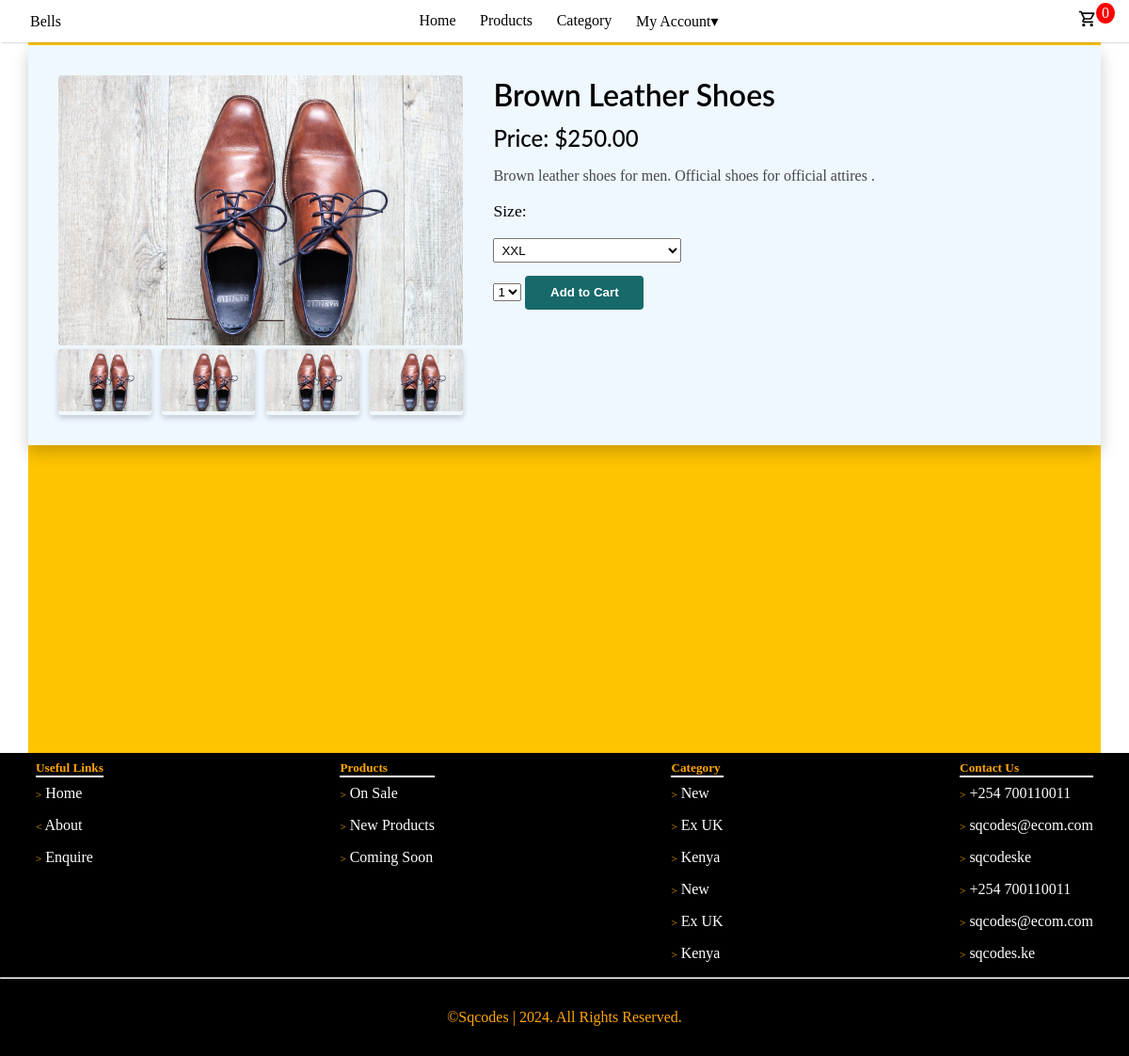
Page /product/9 on the committed database.
### store/models.py (models this page shows, shortened)
class Product(models.Model):
    name = models.CharField(max_length=255)
    price = models.DecimalField(default=0, max_digits=9, decimal_places=2)
    category = models.ForeignKey(Category, on_delete=models.CASCADE, default=1)
    description = models.TextField(null=True, blank=True)
    image = models.ImageField(upload_to='uploads/products/')
    is_sale = models.BooleanField(default=False)
    sale_price = models.DecimalField(default=0, decimal_places=2, max_digits=8, null=True, blank=True)
    in_stock = models.BooleanField(default=True)
    stock_quantity = models.IntegerField(default=1)
    discount = models.DecimalField(default=0, max_digits=9, decimal_places=2, null=True, blank=True)
    percentage_discount = models.DecimalField(default=0, max_digits=5, decimal_places=0, null=True, blank=True)
    is_new = models.BooleanField(default=False)
    is_featured = models.BooleanField(default=False)

### store/views.py (the view)
# urls.py: path('product/<int:pk>', views.product, name='product'),
def product(request, pk):
    product = Product.objects.get(id=pk)
    context = {
        'product': product,
    }
    return render(request, 'store/product.html', context)

### store/templates/store/product.html (shortened to what this page needs)
{% extends 'store/base.html' %}
{% block content %}
    <div class="product-container">
        <div class="product-image-card">
            <div class="profile-image">
                <img src="{{ product.image.url }}" alt="Product" width="100%">
            </div>
            <div class="product-images">
                <div class="image"><img src="{{ product.image.url }}" alt="Product" width="100%"></div>
                <div class="image"><img src="{{ product.image.url }}" alt="Product" width="100%"></div>
                <div class="image"><img src="{{ product.image.url }}" alt="Product" width="100%"></div>
                <div class="image"><img src="{{ product.image.url }}" alt="Product" width="100%"></div>
            </div>
        </div>
        <div class="product-information">
            {% if product.is_sale %}
            <h3>{{ product.name }}</h3>
            <h4>Price: <del>${{ product.price }}</del>&nbsp; ${{ product.sale_price }}</h4>
            <p>{{ product.description }}</p>
            {% else %}
            <h3>{{ product.name }}</h3>
            <h4>Price: ${{ product.price }}</h4>
            <p>{{ product.description }}</p>
            {% endif %}
            <div class="sizes">
                <p>Size:</p>
                <select name="Size" id="size" class="size-option">
                    <option value="xxl">XXL</option>
                </select>
            </div>
            <div class="quantity">
                <select class="form-select form-select-sm" id="qty-cart">
                    <option value="1">1</option>
                </select>
                <button type="button" value="{{ product.id }}" id="add-cart">Add to Cart</button>
            </div>
        </div>
    </div>
{% endblock content %}

### static/css/main.css (style rules this page uses)
* { padding: 0; margin: 0; box-sizing: border-box; }
html { font-size: 16px; }
body { background-image: url(/static/images/g15.svg); background-size: cover; background-position: center; background-repeat: no-repeat; min-height: 100vh; width: 100%; object-fit: cover; }

### static/css/product.css (style rules this page uses)
.product-container { display: flex; justify-content: space-between; padding: 2em; box-shadow: 0 8px 16px rgba(0,0,0,0.2); background-color: aliceblue; }
.product-image-card { display: block; width: 40%; }
.profile-image img { border-radius: 4px; }
.product-images { display: flex; justify-content: space-between; }
.image { width: 23%; box-shadow: 0 3px 6px rgba(0,0,0,0.2); border-radius: 3px; }
.image img { border-radius: 3px; }
.product-information { width: 60%; padding-left: 2em; }
.product-information h3 { font-size: 2rem; font-family: Lato; font-weight: 600; line-height: 130%; }
.product-information h4 { font-size: 1.5rem; font-family: Lato; font-weight: 500; line-height: 130%; margin: .4em 0; }
.product-information p { color: #424551; margin: 1em 0; }
.sizes p { font-size: 1.1rem; color: black; }
.size-option { width: 15em; height: 2em; margin-bottom: 1em; padding: .3em; }
.quantity button { background: #17696a; border-radius: 4px; padding: .8em 2em; border: none; color: white; font-weight: 600; }

### rows in the picture
Product: image (picture), name "Brown Leather Shoes", price "250.00", description "Brown leather shoes for men. Official shoes for official attires ."

### other values in the picture
{{ cart|length }} "0"
